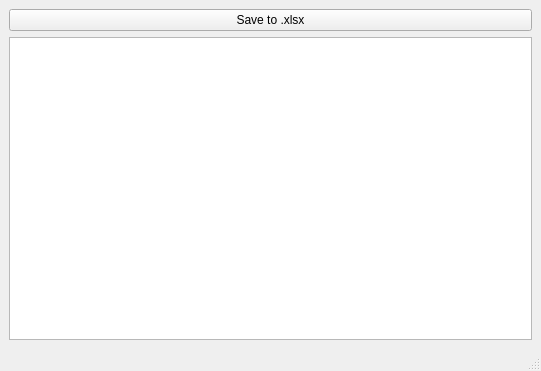
<?xml version="1.0" encoding="UTF-8"?>
<ui version="4.0">
 <class>MainWindow</class>
 <widget class="QMainWindow" name="MainWindow">
  <property name="geometry">
   <rect>
    <x>0</x>
    <y>0</y>
    <width>541</width>
    <height>371</height>
   </rect>
  </property>
  <property name="windowTitle">
   <string>AxApp</string>
  </property>
  <widget class="QWidget" name="centralwidget">
   <layout class="QGridLayout" name="gridLayout">
    <item row="0" column="0">
     <widget class="QPushButton" name="pushButton">
      <property name="text">
       <string>Save to .xlsx</string>
      </property>
     </widget>
    </item>
    <item row="1" column="0">
     <widget class="QTableView" name="tableView"/>
    </item>
   </layout>
  </widget>
  <widget class="QMenuBar" name="menubar">
   <property name="geometry">
    <rect>
     <x>0</x>
     <y>0</y>
     <width>541</width>
     <height>20</height>
    </rect>
   </property>
  </widget>
  <widget class="QStatusBar" name="statusbar"/>
 </widget>
 <resources/>
 <connections/>
</ui>
